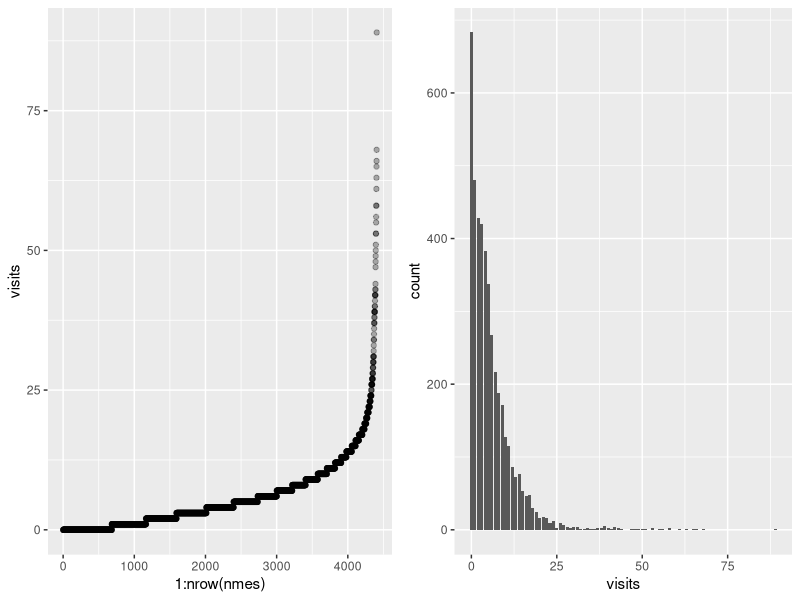
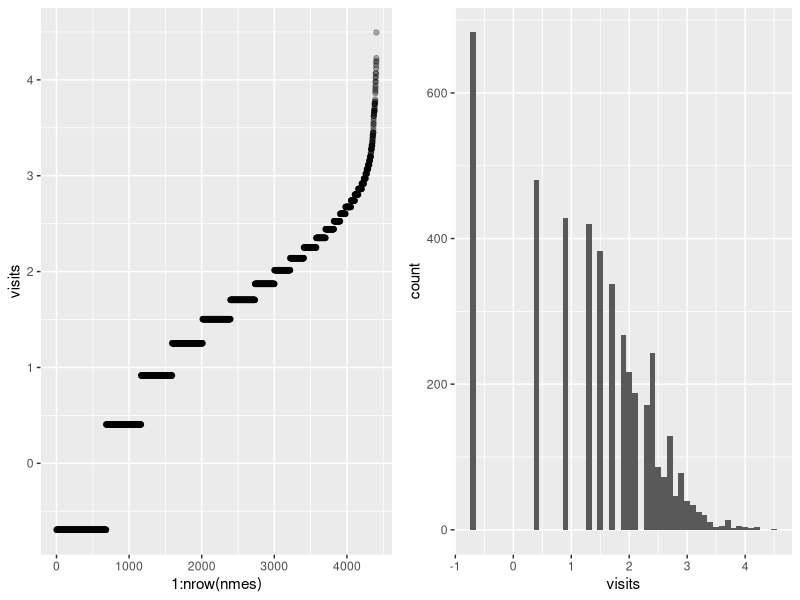
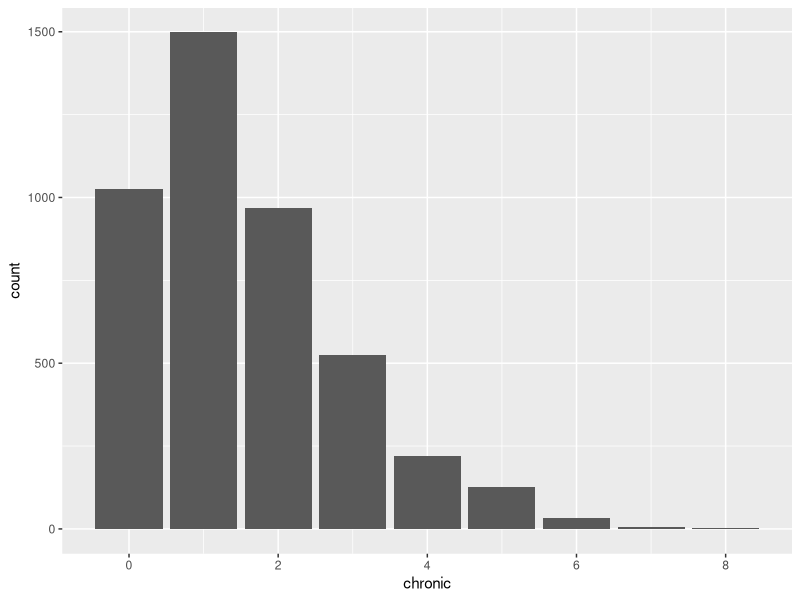
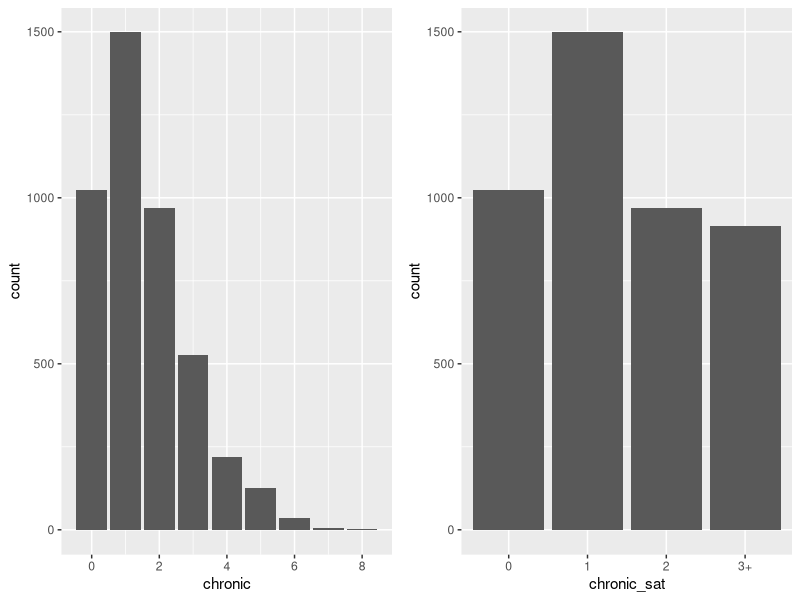
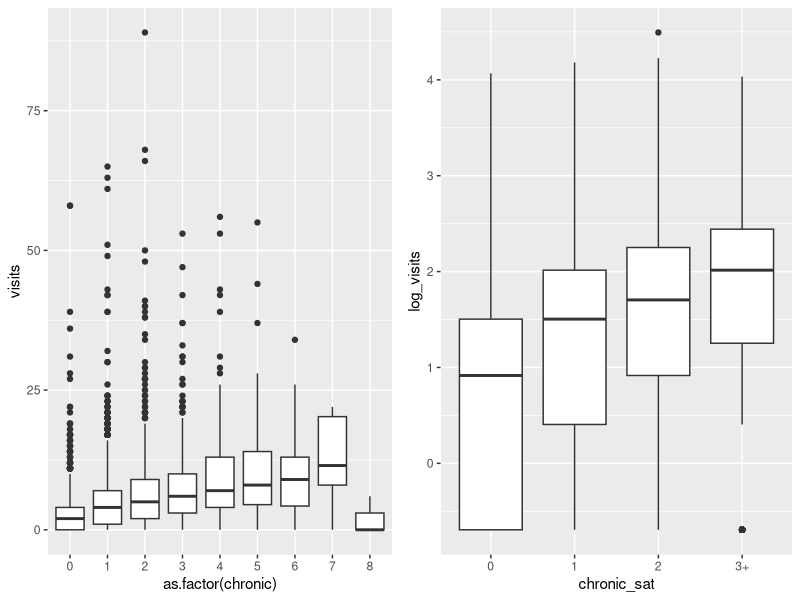
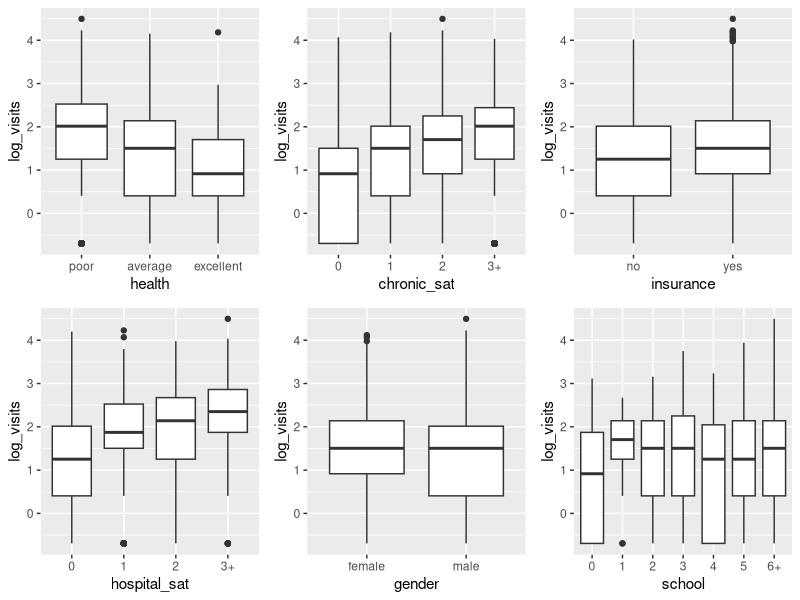
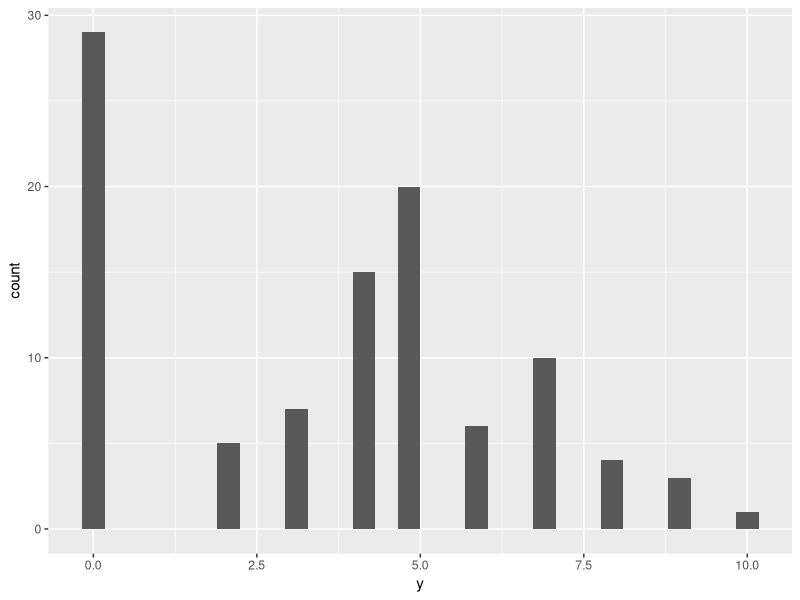
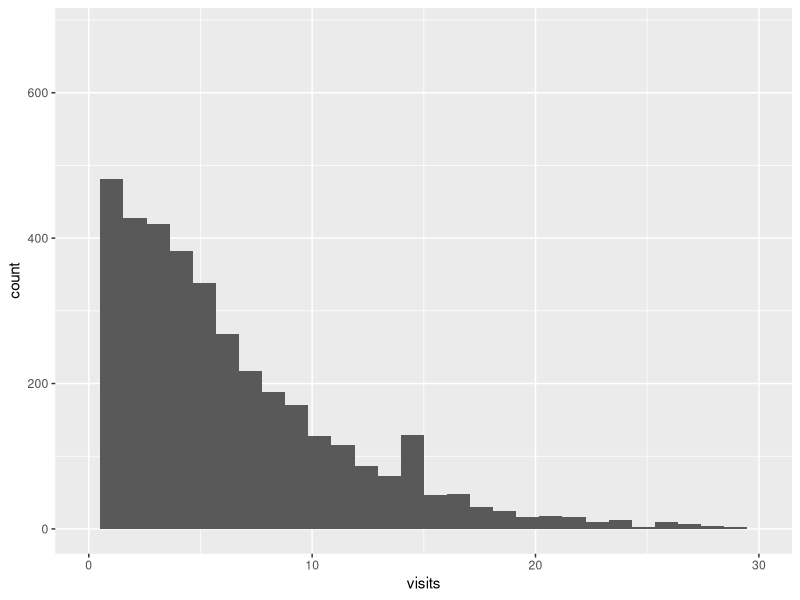

The R script that drew these images, in order:
## ---- chunk 1
# load data from package
# install.package("AER")
library(AER)
data("NMES1988")
nmes <- NMES1988[, c(1, 6:8, 13, 15, 18)] # select variables of interest
summary(nmes)
head(nmes)
## ---- chunk 2
library(dplyr)
library(ggplot2)
library(ggpubr)

# analyse response
visits_scatter <- nmes %>%
  arrange(visits) %>%
  ggplot() +
  geom_point(aes(1:nrow(nmes), visits), alpha = .3)
visits_bar <- nmes %>%
  ggplot() +
  geom_bar(aes(visits))
ggarrange(visits_scatter, visits_bar, ncol = 2)
## ---- chunk 3
logvisits_scatter <- nmes %>%
  mutate(visits = log(visits + .5)) %>%
  arrange(visits) %>%
  ggplot() +
  geom_point(aes(1:nrow(nmes), visits), alpha = .3)
logvisits_bar <- nmes %>%
  mutate(visits = log(visits + .5)) %>%
  ggplot() +
  geom_histogram(aes(visits), binwidth = .1)

ggarrange(logvisits_scatter, logvisits_bar, ncol = 2)
## ---- chunk 4
# saturate
sat <- function(x, sat_point) {
  x[x > sat_point] <- sat_point # saturate values above 3
  lev <- as.character(0:sat_point) # define levels
  lev[length(lev)] <- paste0(lev[length(lev)], "+")
  x <- as.factor(x) # switch from numeric to factor
  levels(x) <- lev
  return(x)
}

# analyse predictor "chronic"
unbalanced_plt <- nmes %>%
  ggplot() +
  geom_bar(aes(chronic))
unbalanced_plt
## ---- chunk 5
balanced_plt <- nmes %>%
  mutate(chronic_sat = sat(chronic, 3)) %>%
  ggplot() +
  geom_bar(aes(chronic_sat))

ggarrange(unbalanced_plt, balanced_plt)
## ---- chunk 6
# let's add two columns
nmes <- nmes %>%
  mutate(
    chronic_sat = sat(chronic, 3),
    log_visits = log(visits + .5)
  )

# bivariate analysis
biv <- nmes %>%
  ggplot() +
  geom_boxplot(aes(as.factor(chronic), visits))
tr_biv <- nmes %>%
  ggplot() +
  geom_boxplot(aes(chronic_sat, log_visits))

ggarrange(biv, tr_biv, ncol = 2)
## ---- chunk 7
library(tidyr)

plts <- list()

plts$health <- nmes %>%
  ggplot(aes(health, log_visits)) +
  geom_boxplot()
plts$chronic <- nmes %>%
  ggplot(aes(chronic_sat, log_visits)) +
  geom_boxplot()
plts$insurance <- nmes %>%
  ggplot(aes(insurance, log_visits)) +
  geom_boxplot()
plts$hospital <- nmes %>%
  mutate(hospital_sat = sat(hospital, 3)) %>%
  ggplot(aes(hospital_sat, log_visits)) +
  geom_boxplot()
plts$gender <- nmes %>%
  ggplot(aes(gender, log_visits)) +
  geom_boxplot()
plts$school <- nmes %>%
  mutate(school = sat(school, 6)) %>%
  ggplot(aes(school, log_visits)) +
  geom_boxplot()

do.call(ggarrange, plts)
## ---- chunk 8
# define a formula (select the relevant/interesting predictors)
fml <- visits ~ hospital + health + chronic_sat + gender + school + insurance

pois_model <- glm(
  formula = fml, family = poisson(link = "log"), # family object "poisson"
  data = nmes
)
summary(pois_model)
## ---- chunk 9
coef(pois_model)
exp(coef(pois_model))
## ---- chunk 10
# fit the equivalent NB model
# check
library(MASS)
nb_model <- glm.nb(formula = fml, data = nmes)
summary(nb_model)
## ---- chunk 11
# coefficients again
exp(coef(nb_model))
## ---- chunk 12
rbind(exp(coef(pois_model)), exp(coef(nb_model)))

cbind(confint.default(pois_model), confint.default(nb_model))

cbind(
  confint.default(pois_model)[, 2] - confint.default(pois_model)[, 1],
  confint.default(nb_model)[, 2] - confint.default(nb_model)[, 1]
)
## ---- chunk 13
mu <- predict(pois_model, type = "response") # get the poisson mean
expected_zero_count <- sum(dpois(x = 0, lambda = mu)) # sum_i (1(yi == 0) * p(yi == 0))
round(expected_zero_count)
## ---- chunk 14
# actual 0 visits
sum(nmes$visits == 0)
## ---- chunk 15
n <- 100
pp <- .3 # probability of zero event
ll <- 5
zi_samples <- rbinom(n, 1, 1 - pp)
zi_samples[zi_samples == 1] <- rpois(sum(zi_samples), lambda = ll) # sample poisson
tibble(y = zi_samples) %>%
  ggplot() +
  geom_histogram(aes(y))
## ---- chunk 16
nmes %>%
  ggplot() +
  geom_histogram(aes(visits)) +
  xlim(0, 30)
## ---- chunk 17
nmes %>%
  mutate(gtz = as.factor(ifelse(visits > 0, ">0", "0"))) %>%
  ggplot() +
  geom_bar(aes(gtz))
## ---- chunk 18
library(pscl)

zip_model <- zeroinfl(formula = fml, data = nmes)
summary(zip_model)

round(sum(predict(zip_model, type = "zero"))) # better captures the zero

# can account also for overdispersion
zinb_model <- zeroinfl(formula = fml, dist = "negbin", data = nmes)
summary(zinb_model)

exp_coeff <- exp(coef(zip_model))
exp_coeff <- matrix(exp_coeff, ncol = 2)
colnames(exp_coeff) <- c("count", "zero")
exp_coeff
## ---- chunk 19
zinb_2model <- zeroinfl(
  formula = visits ~
    hospital + health + chronic_sat + gender + school + insurance | # count
      hospital + chronic_sat + gender + school + insurance, # zero
  dist = "negbin",
  data = nmes
)
summary(zinb_2model)
## ---- chunk 20
# two models predictions and combined
predict(zip_model, type = "zero")[1:5]
predict(zip_model, type = "count")[1:5]
predict(zip_model, type = "response")[1:5]
## ---- chunk 21
library(lmtest)
# likelihood test
lmtest::lrtest(zip_model, zinb_2model)
# p-value tells whether the logLikelihood difference is significant

# AIC for model selection based on complexity/performance tradeoff
AIC(pois_model, nb_model, zip_model, zinb_2model)
## ---- chunk 22
hurdle_model <- hurdle(formula = fml, data = nmes)
summary(hurdle_model)

z_pred <- predict(hurdle_model, type = "zero")[1:5]
c_pred <- predict(hurdle_model, type = "count")[1:5]
predict(hurdle_model, type = "response")[1:5]
# here the composite prediction is merely the product of the two
# models predictions
z_pred * c_pred
